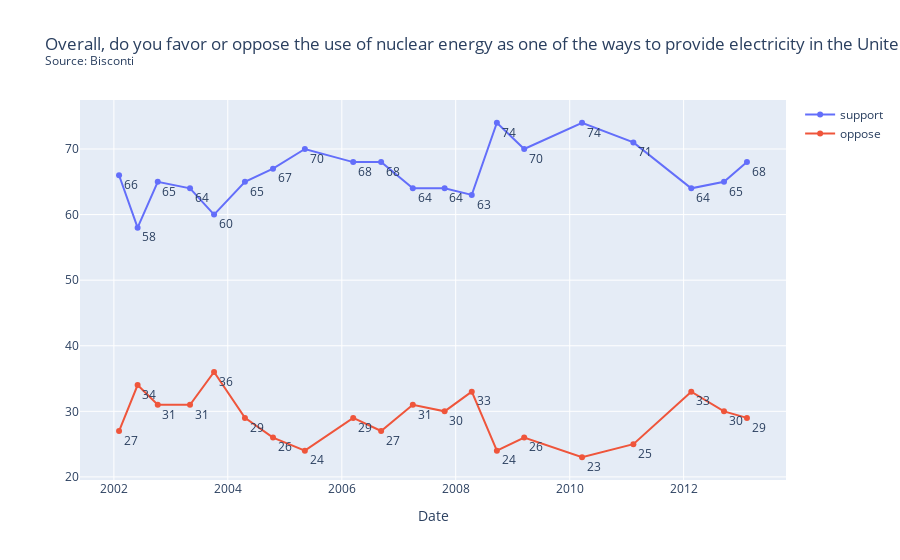
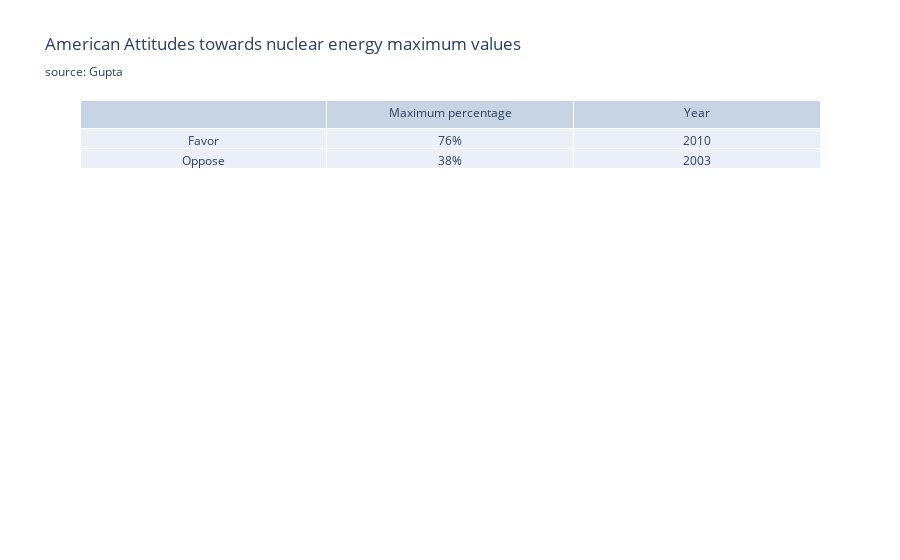

Notebook code cell kept with these figures, in order:
### Code cell
s2 = "Overall, do you strongly favor, somewhat favor, somewhat oppose, or strongly oppose the use of nuclear energy as one of the ways to provide electricity in the United States?"
# Change the question to reflect the results
s2_alt = "Overall, do you favor or oppose the use of nuclear energy as one of the ways to provide electricity in the United States?"
df5 = df_date[df_date['question'].str.contains(s2)]
df6 = df5.sort_values(by=['date'])
source = df6['firm'].iloc[0].title()
title = s2_alt + "<br><sup>Source: " + source + "<sup>"
fig_bis_use = px.line(df6, x="date", y=["support", "oppose"], title=title, markers=True, text="value")
fig_bis_use.update_layout(yaxis_title="", xaxis_title="Date", legend_title="")
fig_bis_use.update_traces(textposition="bottom right")
fig_bis_use.show()

create_table(df6)

### Figure 1 — Plotly figure (JSON) as saved in the notebook; plotly's stock layout.template omitted (floating-point values rounded to 4 significant figures)
{"data": [{"hovertemplate": "variable=support<br>date=%{x}<br>value=%{text}<extra></extra>", "legendgroup": "support", "line": {"color": "#636efa", "dash": "solid"}, "marker": {"symbol": "circle"}, "mode": "markers+text+lines", "name": "support", "orientation": "v", "showlegend": true, "text": [66, 58, 65, 64, 60, 65, 67, 70, 68, 68, 64, 64, 63, 74, 70, 74, 71, 64, 65, 68], "textposition": "bottom right", "type": "scatter", "x": ["2002-02-03T00:00:00", "2002-06-02T00:00:00", "2002-10-09T00:00:00", "2003-05-04T00:00:00", "2003-10-05T00:00:00", "2004-04-20T00:00:00", "2004-10-17T00:00:00", "2005-05-09T00:00:00", "2006-03-15T00:00:00", "2006-09-10T00:00:00", "2007-04-01T00:00:00", "2007-10-22T00:00:00", "2008-04-13T00:00:00", "2008-09-21T00:00:00", "2009-03-15T00:00:00", "2010-03-21T00:00:00", "2011-02-13T00:00:00", "2012-02-19T00:00:00", "2012-09-16T00:00:00", "2013-02-10T00:00:00"], "xaxis": "x", "y": [66, 58, 65, 64, 60, 65, 67, 70, 68, 68, 64, 64, 63, 74, 70, 74, 71, 64, 65, 68], "yaxis": "y"}, {"hovertemplate": "variable=oppose<br>date=%{x}<br>value=%{text}<extra></extra>", "legendgroup": "oppose", "line": {"color": "#EF553B", "dash": "solid"}, "marker": {"symbol": "circle"}, "mode": "markers+text+lines", "name": "oppose", "orientation": "v", "showlegend": true, "text": [27, 34, 31, 31, 36, 29, 26, 24, 29, 27, 31, 30, 33, 24, 26, 23, 25, 33, 30, 29], "textposition": "bottom right", "type": "scatter", "x": ["2002-02-03T00:00:00", "2002-06-02T00:00:00", "2002-10-09T00:00:00", "2003-05-04T00:00:00", "2003-10-05T00:00:00", "2004-04-20T00:00:00", "2004-10-17T00:00:00", "2005-05-09T00:00:00", "2006-03-15T00:00:00", "2006-09-10T00:00:00", "2007-04-01T00:00:00", "2007-10-22T00:00:00", "2008-04-13T00:00:00", "2008-09-21T00:00:00", "2009-03-15T00:00:00", "2010-03-21T00:00:00", "2011-02-13T00:00:00", "2012-02-19T00:00:00", "2012-09-16T00:00:00", "2013-02-10T00:00:00"], "xaxis": "x", "y": [27, 34, 31, 31, 36, 29, 26, 24, 29, 27, 31, 30, 33, 24, 26, 23, 25, 33, 30, 29], "yaxis": "y"}], "layout": {"autosize": true, "legend": {"title": {"text": ""}, "tracegroupgap": 0}, "title": {"text": "Overall, do you favor or oppose the use of nuclear energy as one of the ways to provide electricity in the United States?<br><sup>Source: Bisconti<sup>"}, "xaxis": {"anchor": "y", "autorange": true, "domain": [0, 1], "range": ["2001-06-09 17:05:50.6432", "2013-10-06 06:54:09.3568"], "title": {"text": "Date"}, "type": "date"}, "yaxis": {"anchor": "x", "autorange": true, "domain": [0, 1], "range": [18.79, 78.21], "title": {"text": ""}, "type": "linear"}}}

### Figure 2 — Plotly figure (JSON) as saved in the notebook; plotly's stock layout.template omitted (floating-point values rounded to 4 significant figures)
{"data": [{"cells": {"values": [["Favor", "Oppose"], ["76%", "38%"], [2010, 2003]]}, "header": {"values": [" ", "Maximum percentage", "Year"]}, "type": "table"}], "layout": {"autosize": true, "title": {"text": "American Attitudes towards nuclear energy maximum values<br><sub>source: Gupta"}}}
